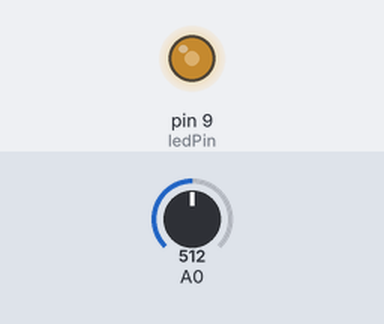
This sketch was run on a simulated Arduino Uno, built with avr-gcc and run on an emulated ATmega328P. Parts: output pins drawn as LEDs (lit = HIGH). Inputs (shaded band) come from the test bench; at power-on: A0 = 512.

Above: at 1.2 s.
1.3 s: A0 set to 716
At 2.5 s:
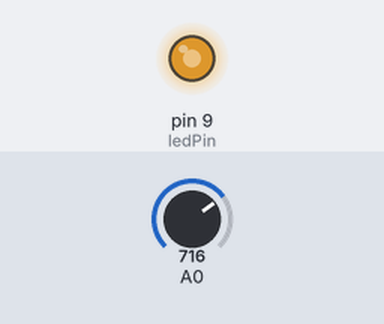
2.8 s: A0 set to 900
At 3.6 s:
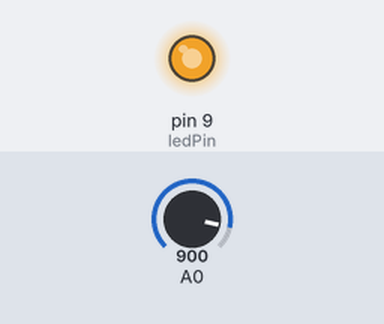
4.3 s: A0 set to 122
At 4.8 s:
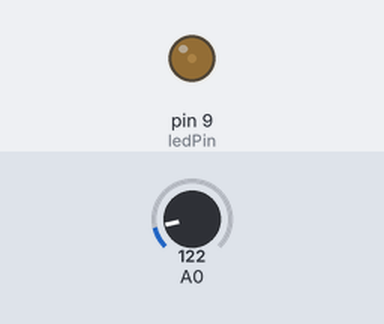
5.8 s: A0 set to 0
At 7.0 s:
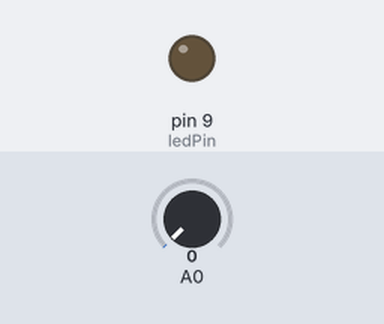
7.3 s: A0 set to 511
At 8.3 s:
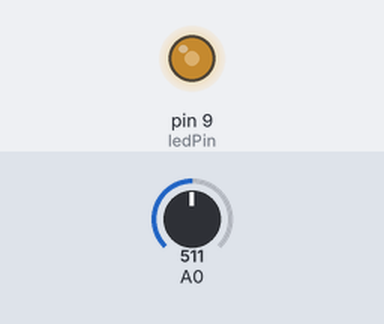
Timing chart, 0 to 9.8 s (numbered marks = the images above; inputs shaded):
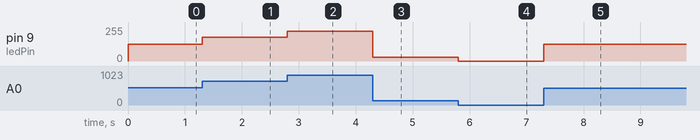

Measured:
- after the input at 1.3 s, pin 9 (ledPin): 127/255 → 178/255 at once
- after the input at 2.8 s, pin 9 (ledPin): 178/255 → 224/255 at once
- after the input at 4.3 s, pin 9 (ledPin): 224/255 → 30/255 at once
- after the input at 5.8 s, pin 9 (ledPin): 30/255 → 0/255 at once
- after the input at 7.3 s, pin 9 (ledPin): 0/255 → 127/255 at once

The sketch:

dimmer_switch.ino
```cpp
/*
  SparkFun Inventor’s Kit
  Circuit 1C-Photoresistor

  Use a photoresistor to monitor how bright a room is, and turn an LED on when it gets dark.

  This sketch was written by SparkFun Electronics, with lots of help from the Arduino community.
  This code is completely free for any use.

  View circuit diagram and instructions at: https://learn.sparkfun.com/tutorials/sparkfun-inventors-kit-experiment-guide---v41
  Download drawings and code at: https://github.com/sparkfun/SIK-Guide-Code
*/


int threshold = 750;
int lightLevel = 0;

// Photoresistor pin
int lightPin = 0;
// LED pin
int ledPin = 9;
void setup() {
pinMode(ledPin, OUTPUT);
}
void loop() {
lightLevel = analogRead(A0);
lightLevel = map(lightLevel, 0, 1023, 0, 255);

lightLevel = constrain(lightLevel, 0, 255);
analogWrite(9, lightLevel);

}
```
